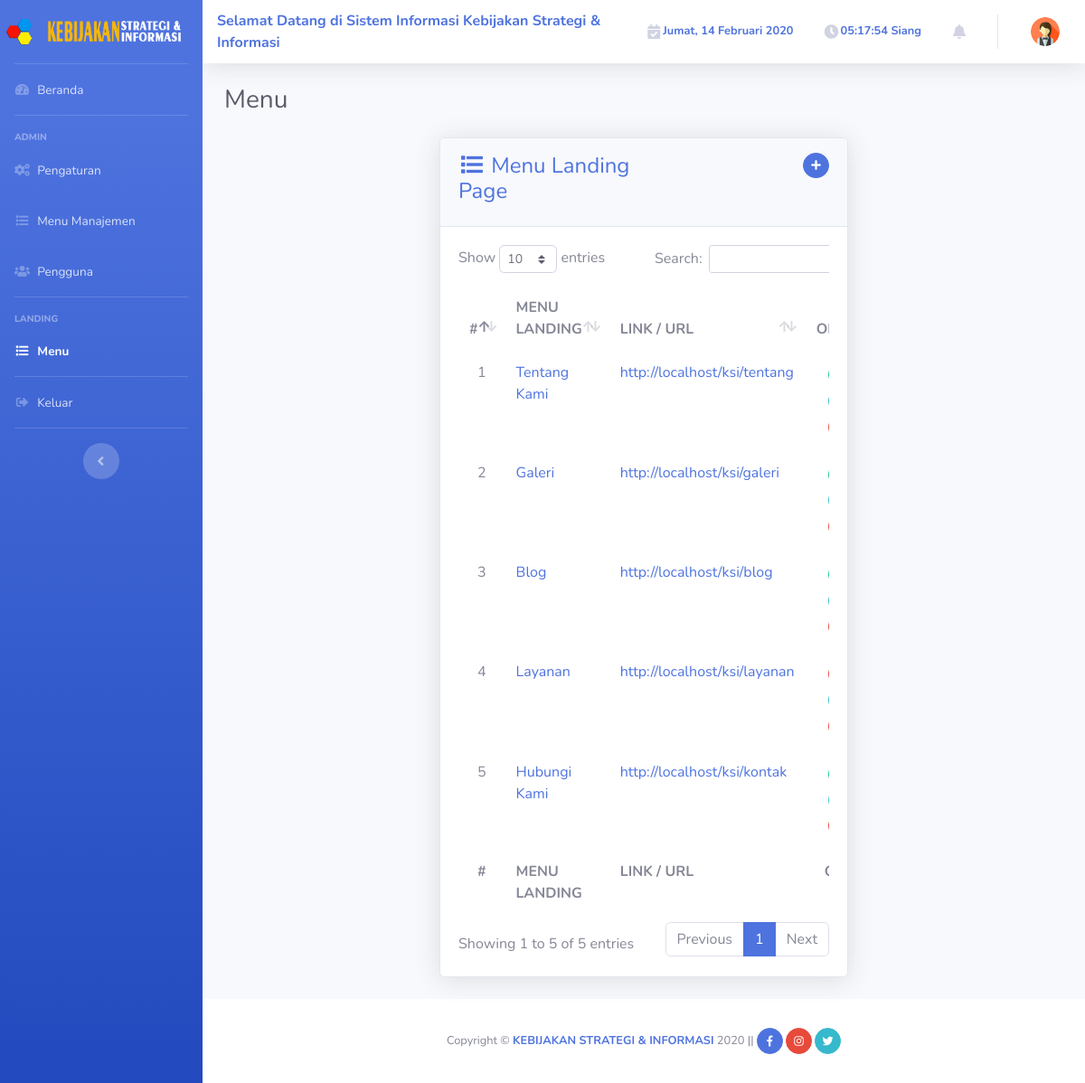
The app's page /landing/menu with its own data.
### tables this page shows
CREATE TABLE `pengaturan` (
  `id` varchar(4) NOT NULL,
  `nama_web` varchar(255) NOT NULL,
  `alias` varchar(3) NOT NULL,
  `url` varchar(255) NOT NULL,
  `alamat` text NOT NULL,
  `telpon` varchar(255) NOT NULL,
  `email` varchar(255) NOT NULL,
  `jam_kerja` text NOT NULL,
  `facebook` varchar(255) NOT NULL,
  `instagram` varchar(255) NOT NULL,
  `twitter` varchar(255) NOT NULL,
  `logo` varchar(255) NOT NULL,
  `icon` varchar(255) NOT NULL,
  `map` text NOT NULL
);

CREATE TABLE `menu` (
  `id_menu` int(11) NOT NULL,
  `nama_menu` varchar(255) NOT NULL
);

CREATE TABLE `submenu` (
  `id_submenu` int(11) NOT NULL,
  `id_menu` int(11) NOT NULL,
  `nama_submenu` varchar(255) NOT NULL,
  `url` varchar(255) NOT NULL,
  `icon` varchar(255) NOT NULL,
  `status` int(1) NOT NULL
);

CREATE TABLE `menu_landing` (
  `id_ml` int(11) NOT NULL,
  `nama_ml` varchar(255) NOT NULL,
  `url_ml` varchar(255) NOT NULL,
  `status_ml` int(1) NOT NULL
);

### application/views/admin/landing/menu.php (the view, shortened to what the rows shown need)
<div class="row justify-content-center">
  <div class="col-6">
    <div class="card shadow mb-4">
      <div class="card-body">
        <div class="table-responsive">
          <table class="table table-borderless table-hover" id="dataTable" width="100%" cellspacing="0">
            <thead>
              <tr>
                <th width="5%" class="text-center">#</th>
                <th>MENU LANDING</th>
                <th>LINK / URL</th>
                <th width="20%" class="text-center">OPSI</th>
              </tr>
            </thead>
            <tfoot>
              <tr>
                <th class="text-center">#</th>
                <th>MENU LANDING</th>
                <th>LINK / URL</th>
                <th class="text-center">OPSI</th>
              </tr>
            </tfoot>
            <tbody>
              <?php $no = 1; foreach ($menulanding as $ml): ?>
                <tr>
                  <td class="text-center"><?=$no++ ?></td>
                  <td><a href="<?=base_url('landing/menu/').$ml['url_ml'] ?>"><?=$ml['nama_ml'] ?></a></td>
                  <td><a href="<?=base_url().$ml['url_ml'] ?>" target="_blank"><?=base_url().$ml['url_ml'] ?></a></td>
                  <td class="text-center">
                  </td>
                </tr>
              <?php endforeach; ?>
            </tbody>
          </table>
        </div>
      </div>
    </div>
  </div>
</div>

### application/views/template/admin/sidebar.php (shortened to what the rows shown need)
<body id="page-top" onload="startTime()">
  <div id="wrapper">
    <ul class="navbar-nav bg-gradient-primary sidebar sidebar-dark accordion" id="accordionSidebar">
      <a class="sidebar-brand d-flex align-items-center justify-content-center" href="<?=base_url() ?>">
        <div class="sidebar-brand-icon">
          <img src="<?=base_url('assets/admin/img/').$pengaturan['icon'] ?>" width="30">
        </div>
        <div class="sidebar-brand-text mx-3"><img src="<?=base_url('assets/admin/img/').$pengaturan['logo'] ?>" width="150"></div>
      </a>
      <hr class="sidebar-divider my-0">
      <li class="nav-item <?php if($judul=='Beranda'){echo 'active';} ?>">
        <?php if($pengguna_masuk['id_level']==1){ ?>
          <a class="nav-link" href="<?=base_url('admin') ?>">
            <i class="fas fa-fw fa-tachometer-alt"></i>
            <span>Beranda</span>
          </a>
        <?php } else { ?>
          <a class="nav-link" href="<?=base_url('user') ?>">
          </a>
        <?php } ?>
      </li>
      <?php foreach ($menu as $mn): ?>
        <hr class="sidebar-divider">
        <div class="sidebar-heading">
          <?=$mn['nama_menu'] ?>
        </div>
        <?php
          $this->db->select('*');
          $this->db->from('submenu');
          $this->db->join('menu', 'menu.id_menu = submenu.id_menu');
          $this->db->where('submenu.id_menu', $mn['id_menu']);
          $this->db->where('submenu.status', 1);
          $submenu_by_menu = $this->db->get()->result_array();
        ?>
        <?php foreach ($submenu_by_menu as $sm) : ?>
          <li class="nav-item <?php if($judul==$sm['nama_submenu']){echo 'active';} ?>">
            <a class="nav-link" href="<?=base_url().$sm['url'] ?>">
              <i class="fas fa-fw <?=$sm['icon'] ?>"></i>
              <span><?=$sm['nama_submenu'] ?></span></a>
          </li>
        <?php endforeach; ?>
      <?php endforeach; ?>
      <hr class="sidebar-divider d-none d-md-block mb-0">
          <li class="nav-item">
            <a class="nav-link" href="#" data-toggle="modal" data-target="#logoutModal">
              <span>Keluar</span></a>
          </li>
      <hr class="sidebar-divider d-none d-md-block">
      <div class="text-center d-none d-md-inline">
        <button class="rounded-circle border-0" id="sidebarToggle"></button>
      </div>
    </ul>

### application/views/template/admin/topbar.php (shortened to what the rows shown need)
<div id="content-wrapper" class="d-flex flex-column">
  <div id="content">
    <nav class="navbar navbar-expand navbar-light bg-white topbar mb-4 static-top shadow">
      <marquee class="text-primary"><strong>Selamat Datang di Sistem Informasi <?=$pengaturan['nama_web'] ?></strong></marquee>
    </nav>
    <div class="container-fluid">
      <div class="d-sm-flex align-items-center justify-content-between mb-4">
        <h1 class="h3 mb-0 text-gray-800"><?=$judul ?></h1>
      </div>

### application/views/template/admin/footer.php (shortened to what the rows shown need)
</div>
      </div>
      <footer class="sticky-footer bg-white">
        <div class="container my-auto">
          <div class="copyright text-center my-auto">
            <?php if($pengaturan['nama_web']){ ?>
              <span>Copyright &copy; <strong class="text-uppercase"><a href="<?=base_url() ?>"><?=$pengaturan['nama_web'] ?></a></strong> <?=date('Y') ?></span> ||
            <?php } else { ?>
              <span>Copyright &copy; <strong class="text-uppercase"><a href="<?=base_url() ?>">NAMA APLIKASI</a></strong> <?=date('Y') ?></span> ||
            <?php } ?>
          </div>
        </div>
      </footer>
    </div>
  </div>
</body>
</html>

### records on screen
pengaturan: icon (picture), nama_web "Kebijakan Strategi & Informasi", nama_web "KEBIJAKAN STRATEGI & INFORMASI"
menu: nama_menu "ADMIN"
submenu: nama_submenu "Pengaturan"
submenu: nama_submenu "Menu Manajemen"
submenu: nama_submenu "Pengguna"
menu: nama_menu "LANDING"
submenu: nama_submenu "Menu"
menu_landing: nama_ml "Tentang Kami", url_ml "tentang"
menu_landing: nama_ml "Galeri", url_ml "galeri"
menu_landing: nama_ml "Blog", url_ml "blog"
menu_landing: nama_ml "Layanan", url_ml "layanan"
menu_landing: nama_ml "Hubungi Kami", url_ml "kontak"

### other values on screen
$hari_sekarang "Jumat"
$tgl_sekarang "14 Februari 2020"
$saat "Siang"
$judul "Menu"
